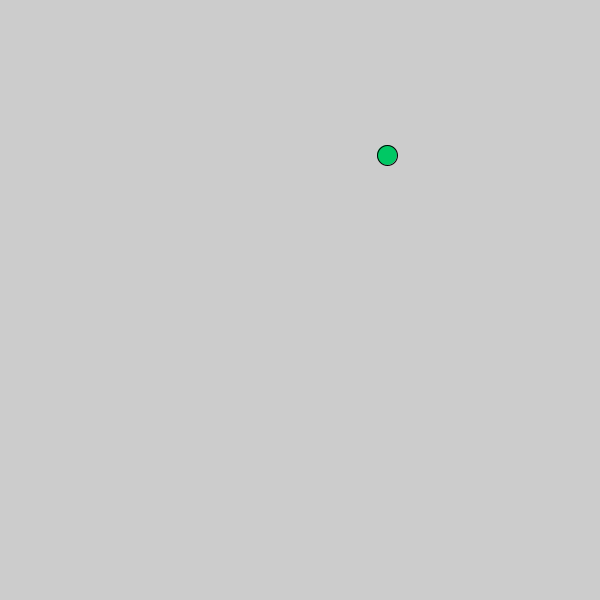
Frame 1 (no input)
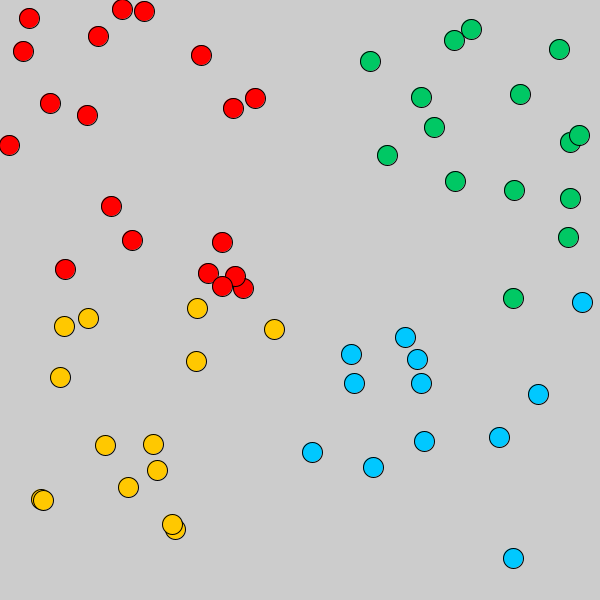
Frame 60 (the mouse pressed at the canvas centre just before this capture)
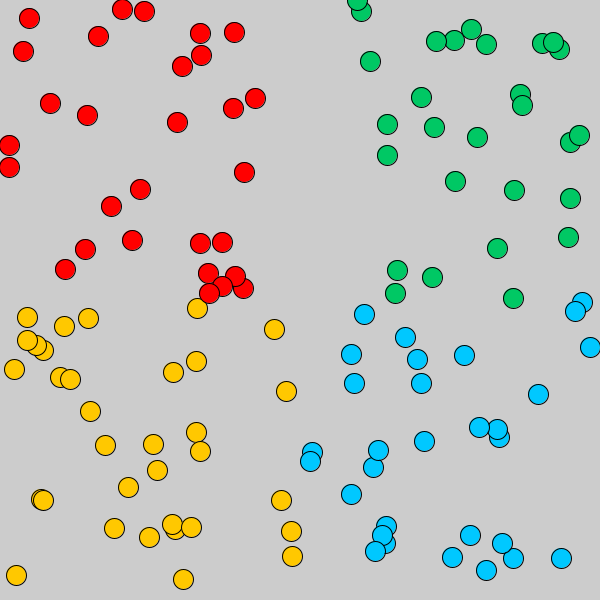
Frame 120 (the mouse held since frame 60 and released just before this capture)

The Processing sketch that drew these frames (run headless with seeded random() and noise(); from frame 60 on, the mouse is pressed at the canvas centre):

// Processing sketch: random_quadrants
// ── random_quadrants.pde
int x = 0;
int y = 0;


void setup() {
  size(600,600);
}

void draw() {
  x = (int) random(600);
  y = (int) random(600);
 
  
  if (x <= 299 && y <= 299) {
  fill(255, 0, 0);
  circle(x, y, 20);
  }else if (x <= 299 && y >= 300) {
    fill(255, 200, 0);
  circle(x, y, 20);
  } else if (x >= 300 && y >= 300) {
    fill(0, 200, 255);
  circle(x, y, 20);
  } else {
    fill(0, 200, 100);
  circle(x, y, 20);
  } 
}
